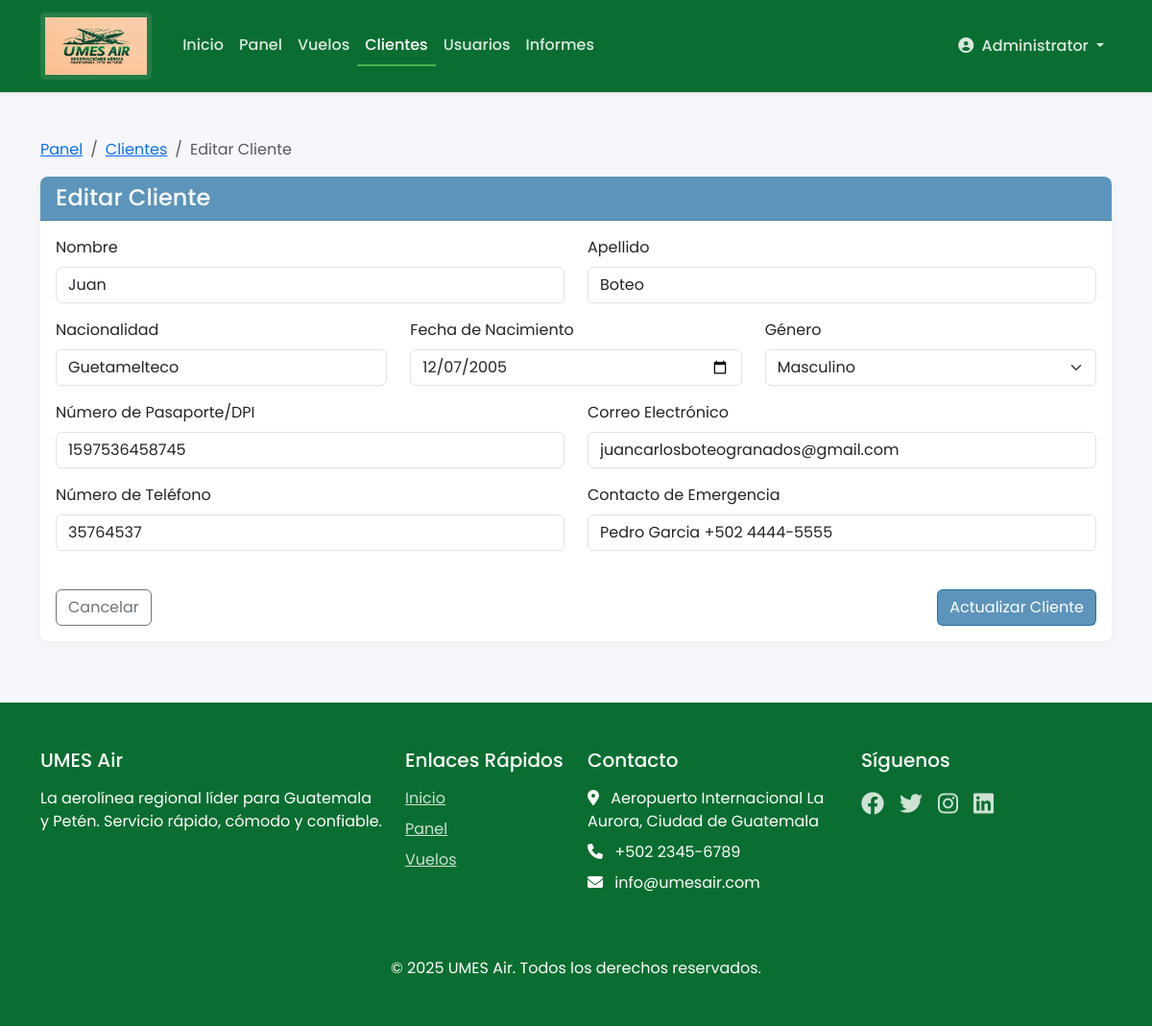
The app's page /customers/edit/36612eb9 (signed in) with its own data.
### tables this page shows
CREATE TABLE customers (
    id TEXT PRIMARY KEY,
    first_name TEXT NOT NULL,
    last_name TEXT NOT NULL,
    nationality TEXT NOT NULL,
    date_of_birth TEXT NOT NULL,
    gender TEXT NOT NULL CHECK (gender IN ('M', 'F', 'Other')),
    id_number TEXT UNIQUE NOT NULL,  -- Passport or DPI
    email TEXT UNIQUE NOT NULL,
    phone TEXT NOT NULL,
    emergency_contact TEXT NOT NULL
);

### app.py (the view, shortened to what this page needs)
@app.route('/customers/edit/<customer_id>', methods=['GET', 'POST'])
@login_required
@role_required(['admin', 'agent'])
def edit_customer(customer_id):
    conn = get_db_connection()
    customer = conn.execute('SELECT * FROM customers WHERE id = ?', (customer_id,)).fetchone()
    if not customer:
        conn.close()
        flash('Cliente no encontrado.', 'error')
        return redirect(url_for('list_customers'))
    conn.close()
    return render_template('customers/edit.html', customer=customer)

### app.py (called while the page is built)
@app.context_processor
def inject_csrf_token():
    return dict(csrf_token=generate_csrf_token)

def get_db_connection():
    conn = sqlite3.connect(app.config['DATABASE'], timeout=30)  # Increased timeout to 30 seconds
    print("Connected to database")
    conn.row_factory = sqlite3.Row
    return conn

@app.before_request
def ensure_db_initialized():
    global _is_first_request
    if _is_first_request:
        _is_first_request = False

def login_required(f):
    @wraps(f)
    def decorated_function(*args, **kwargs):
        if 'user_id' not in session:
            flash('Por favor inicia sesión para acceder a esta página.', 'error')
            return redirect(url_for('login'))
        return f(*args, **kwargs)
    return decorated_function

def role_required(allowed_roles):
    def decorator(f):
        @wraps(f)
        def decorated_function(*args, **kwargs):
            if 'user_role' not in session or session['user_role'] not in allowed_roles:
                flash('No tienes permiso para acceder a esta página.', 'error')
                return redirect(url_for('dashboard'))
            return f(*args, **kwargs)
        return decorated_function
    return decorator

@app.before_request
def setup_before_first_request():
    global _is_first_request
    if _is_first_request:
        init_db()
        _is_first_request = False

### templates/customers/edit.html (shortened to what this page needs)
{% extends 'base.html' %}
{% block content %}
<div class="container my-5">
    <nav aria-label="breadcrumb">
        <ol class="breadcrumb">
            <li class="breadcrumb-item"><a href="{{ url_for('dashboard') }}">Panel</a></li>
            <li class="breadcrumb-item"><a href="{{ url_for('list_customers') }}">Clientes</a></li>
            <li class="breadcrumb-item active" aria-current="page">Editar Cliente</li>
        </ol>
    </nav>
    <div class="card">
        <div class="card-header">
            <h4 class="mb-0">Editar Cliente</h4>
        </div>
        <div class="card-body">
            <form method="post">
                <div class="row">
                    <div class="col-md-6 mb-3">
                        <label for="first_name" class="form-label">Nombre</label>
                        <input type="text" class="form-control" id="first_name" name="first_name" value="{{ customer.first_name }}" required>
                    </div>
                    <div class="col-md-6 mb-3">
                        <label for="last_name" class="form-label">Apellido</label>
                        <input type="text" class="form-control" id="last_name" name="last_name" value="{{ customer.last_name }}" required>
                    </div>
                </div>
                <div class="row">
                    <div class="col-md-4 mb-3">
                        <label for="nationality" class="form-label">Nacionalidad</label>
                        <input type="text" class="form-control" id="nationality" name="nationality" value="{{ customer.nationality }}" required>
                    </div>
                    <div class="col-md-4 mb-3">
                        <label for="dob" class="form-label">Fecha de Nacimiento</label>
                        <input type="date" class="form-control" id="dob" name="dob" value="{{ customer.date_of_birth }}" required>
                    </div>
                    <div class="col-md-4 mb-3">
                        <label for="gender" class="form-label">Género</label>
                        <select class="form-select" id="gender" name="gender" required>
                            <option value="M" {% if customer.gender == 'M' %}selected{% endif %}>Masculino</option>
                        </select>
                    </div>
                </div>
                <div class="row">
                    <div class="col-md-6 mb-3">
                        <label for="id_number" class="form-label">Número de Pasaporte/DPI</label>
                        <input type="text" class="form-control" id="id_number" name="id_number" value="{{ customer.id_number }}" required>
                    </div>
                    <div class="col-md-6 mb-3">
                        <label for="email" class="form-label">Correo Electrónico</label>
                        <input type="email" class="form-control" id="email" name="email" value="{{ customer.email }}" required>
                    </div>
                </div>
                <div class="row">
                    <div class="col-md-6 mb-3">
                        <label for="phone" class="form-label">Número de Teléfono</label>
                        <input type="tel" class="form-control" id="phone" name="phone" value="{{ customer.phone }}" required>
                    </div>
                    <div class="col-md-6 mb-3">
                        <label for="emergency_contact" class="form-label">Contacto de Emergencia</label>
                        <input type="text" class="form-control" id="emergency_contact" name="emergency_contact"
                               value="{{ customer.emergency_contact }}" required>
                    </div>
                </div>
                <div class="mt-4 d-flex justify-content-between">
                    <a href="{{ url_for('list_customers') }}" class="btn btn-outline-secondary">Cancelar</a>
                    <button type="submit" class="btn btn-primary">Actualizar Cliente</button>
                </div>
            </form>
        </div>
    </div>
</div>
{% endblock %}

### static/css/style.css (style rules this page uses)
:root { --primary: #095c97a7; --primary-light: #084f82a7; --secondary: #3AAD57; --accent: #4CAF50; --accent-light: #81C784; --danger: #F44336; --warning: #FFC107; --text-light: #FFFFFF; --text-dark: #333333; --gray-light: #F5F5F5; --gray: #E0E0E0; --gray-dark: #9E9E9E; }
body { font-family: 'Poppins', 'Segoe UI', Tahoma, Geneva, Verdana, sans-serif; color: var(--text-dark); background-color: #F5F7FA; }
.btn-primary { background-color: var(--primary); border-color: var(--primary); }
.card { border-radius: 8px; box-shadow: 0 2px 10px rgba(0, 0, 0, 0.05); border: none; transition: transform 0.2s, box-shadow 0.2s; }
.card-header { background-color: var(--primary); color: white; font-weight: 600; border-radius: 8px 8px 0 0 !important; }

### records on screen
customers: first_name "Juan", last_name "Boteo", nationality "Guetamelteco", dob "12/07/2005", gender "Masculino", id_number "1597536458745", email "juancarlosboteogranados@gmail.com", phone "35764537", emergency_contact "Pedro Garcia +502 4444-5555"

### other values on screen
{{ session['user_name'] }} "Administrator"
